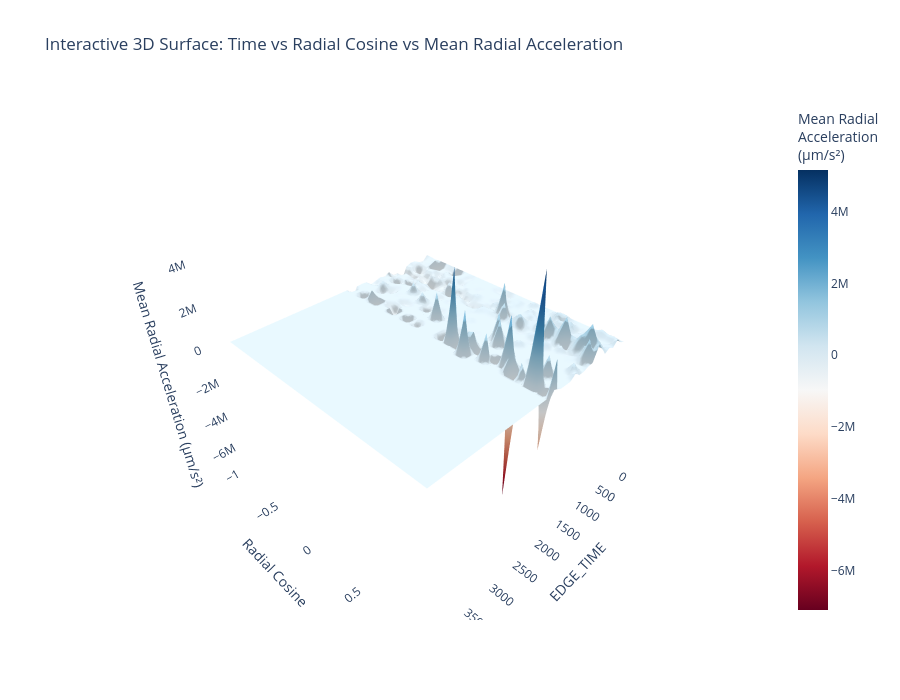

Notebook cell for this chart:
### Code cell
# Interactive 3D surface: Time vs Radial Cosine vs Mean Radial Acceleration
from utils import plot_interactive_acceleration_surface_3d

plot_interactive_acceleration_surface_3d(merged_sorted, n_time_bins=40, n_cos_bins=40)

### Figure 1 — Plotly figure (JSON) as saved in the notebook; plotly's stock layout.template omitted (floating-point values rounded to 4 significant figures; data arrays with more than 128 entries replaced by an {"elided": "..."} marker saying what was removed)
{"data": [{"colorbar": {"title": {"text": "Mean Radial<br>Acceleration<br>(μm/s²)"}}, "colorscale": [[0, "rgb(103,0,31)"], [0.1, "rgb(178,24,43)"], [0.2, "rgb(214,96,77)"], [0.3, "rgb(244,165,130)"], [0.4, "rgb(253,219,199)"], [0.5, "rgb(247,247,247)"], [0.6, "rgb(209,229,240)"], [0.7, "rgb(146,197,222)"], [0.8, "rgb(67,147,195)"], [0.9, "rgb(33,102,172)"], [1, "rgb(5,48,97)"]], "hovertemplate": "Time: %{x:.1f}<br>Radial Cosine: %{y:.3f}<br>Mean Acc: %{z:.4f} μm/s²<extra></extra>", "showscale": true, "type": "surface", "x": {"elided": "40x40 float values"}, "y": {"elided": "40x40 float values"}, "z": {"elided": "40x40 float values"}}], "layout": {"autosize": true, "height": 700, "scene": {"xaxis": {"backgroundcolor": "rgba(0,0,0,0)", "title": {"text": "EDGE_TIME"}}, "yaxis": {"backgroundcolor": "rgba(0,0,0,0)", "title": {"text": "Radial Cosine"}}, "zaxis": {"backgroundcolor": "rgba(0,0,0,0)", "title": {"text": "Mean Radial Acceleration (μm/s²)"}}}, "title": {"text": "Interactive 3D Surface: Time vs Radial Cosine vs Mean Radial Acceleration"}, "width": 900}}
